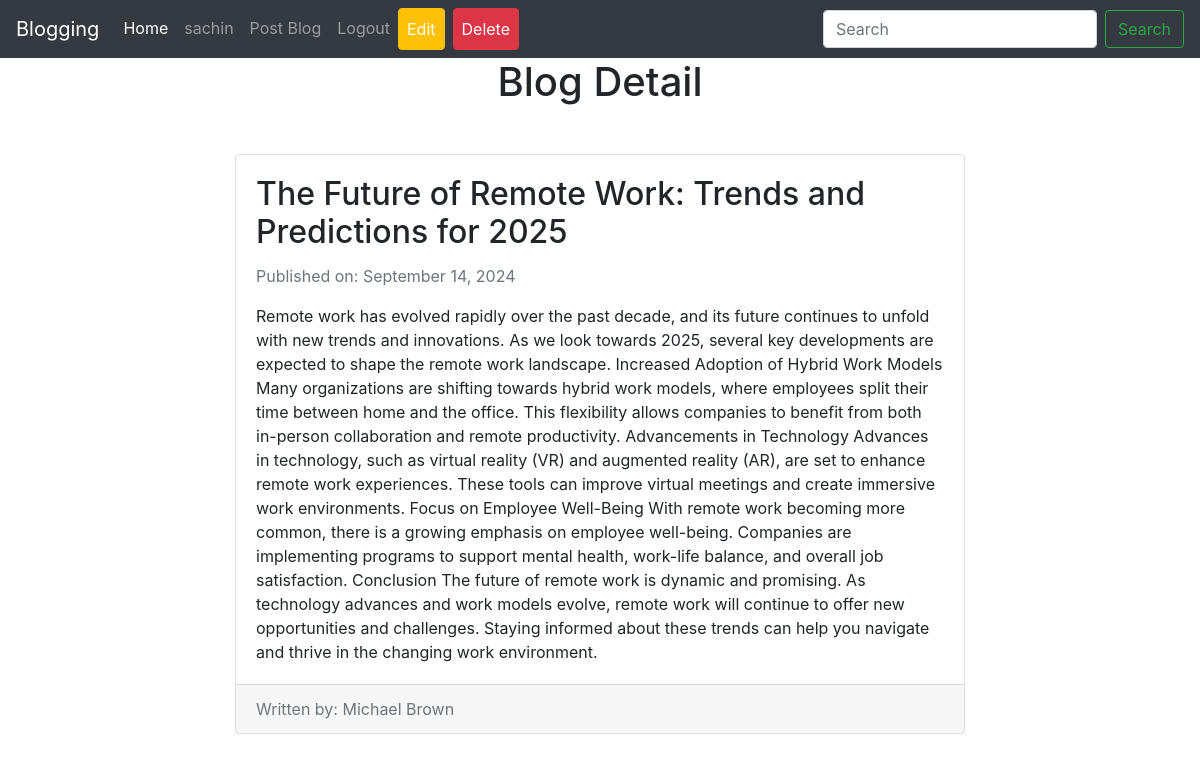
Screenshot of /blog_detail/3 (signed in) with the database file from the repository.
### app.py (models this page shows, shortened)
class User(UserMixin, db.Model):
    id = db.Column(db.Integer, primary_key=True)
    username = db.Column(db.String(80), unique=True, nullable=False)
    email = db.Column(db.String(120), unique=True, nullable=False)
    password = db.Column(db.String(120), nullable=False)

class Blog(db.Model):
    blog_id = db.Column(db.Integer, primary_key=True)
    title = db.Column(db.String(80), nullable=False)
    author = db.Column(db.String(50), nullable=False)
    content = db.Column(db.Text, nullable=False)
    pub_date = db.Column(db.DateTime, nullable=False, default=datetime.utcnow)

### app.py (the view)
@app.route("/blog_detail/<int:id>", methods=['GET', 'POST'])
def blogdetail(id):
    blog=Blog.query.get(id)
    return render_template('blog_detail.html',blog=blog)

### app.py (called while the page is built)
@login_manager.user_loader
def load_user(user_id):
    return User.query.get(int(user_id))

### templates/blog_detail.html (shortened to what this page needs)
<!DOCTYPE html>
<html lang="en">
<head>
    <link rel="stylesheet" href="https://cdn.jsdelivr.net/npm/bootstrap@4.0.0/dist/css/bootstrap.min.css"
>
</head>
<body>
    <nav class="navbar navbar-expand-lg navbar-dark bg-dark">
        <a class="navbar-brand" href="#">Blogging</a>
        <div class="collapse navbar-collapse" id="navbarSupportedContent">
            <ul class="navbar-nav mr-auto">
                <li class="nav-item active">
                    <a class="nav-link" href="/index">Home <span class="sr-only">(current)</span></a>
                </li>
                {% if current_user.is_authenticated %}
                <li class="nav-item">
                    <a class="nav-link" href="">{{current_user.username}}</a>
                </li>
                <li class="nav-item">
                    <a class="nav-link" href="/blogpost">Post Blog</a>
                </li>
                <li class="nav-item">
                    <a class="nav-link" href="/logout">Logout</a>
                </li>
                <li class="nav-item">
                    <a class="nav-link btn btn-warning text-white mr-2" href="/edit/{{blog.blog_id}}">Edit</a>
                </li>
                <li class="nav-item">
                    <a class="nav-link btn btn-danger text-white" href="/delete/{{blog.blog_id}}">Delete</a>
                </li>
                {% endif %}
            </ul>
            <form class="form-inline my-2 my-lg-0">
                <input class="form-control mr-sm-2" type="search" placeholder="Search" aria-label="Search">
                <button class="btn btn-outline-success my-2 my-sm-0" type="submit">Search</button>
            </form>
        </div>
    </nav>
    <h1 class="text-center">Blog Detail</h1>
    <div class="container my-5">
        <div class="row justify-content-center">
            <div class="col-md-8">
                <div class="card mb-4">
                    <div class="card-body">
                        <h2 class="card-title">{{ blog.title }}</h2>
                        <p class="card-text text-muted">Published on: {{ blog.pub_date.strftime('%B %d, %Y') }}</p>
                        <p class="card-text">{{ blog.content }}</p>
                    </div>
                    <div class="card-footer text-muted">
                        Written by: {{ blog.author }}
                    </div>
                </div>
            </div>
        </div>
    </div>
</body>
</html>

### rows the page displays
User: username "sachin"
Blog: title "The Future of Remote Work: Trends and Predictions for 2025", pub_date "September 14, 2024", content "Remote work has evolved rapidly over the past decade, and its future continues to unfold with new trends and innovations. As we look towards 2025, several key developments are expected to shape the remote work landscape. Increased Adoption of Hybrid Work Models Many organizations are shifting towards hybrid work models, where employees split their time between home and the office. This flexibility allows companies to benefit from both in-person collaboration and remote productivity. Advancements in Technology Advances in technology, such as virtual reality (VR) and augmented reality (AR), are set to enhance remote work experiences. These tools can improve virtual meetings and create…", author "Michael Brown"
